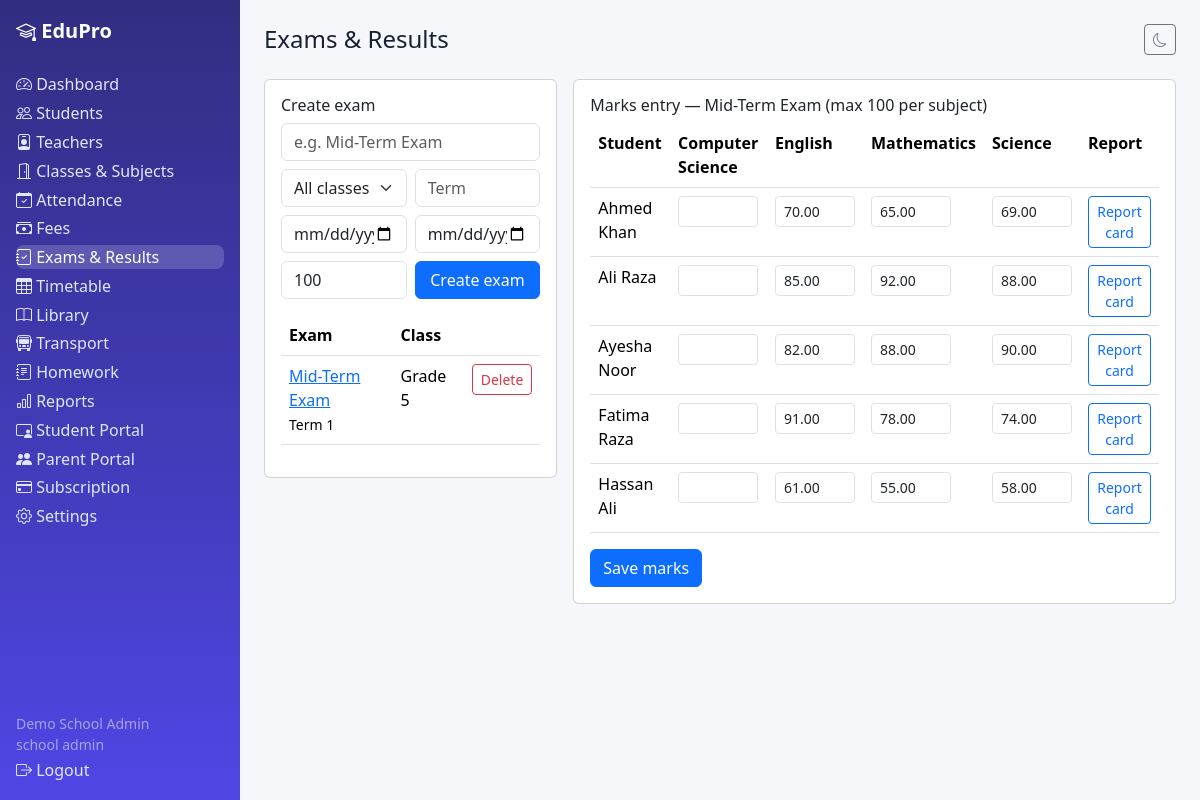
The app's page /exams.php (signed in) with its own data.
### tables this page shows
CREATE TABLE exams (id INT UNSIGNED AUTO_INCREMENT PRIMARY KEY, tenant_id INT UNSIGNED NOT NULL, name VARCHAR(120) NOT NULL, class_id INT UNSIGNED NULL, term VARCHAR(60) NULL, start_date DATE NULL, end_date DATE NULL, max_marks INT NOT NULL DEFAULT 100, created_at DATETIME NOT NULL DEFAULT CURRENT_TIMESTAMP, FOREIGN KEY(tenant_id) REFERENCES tenants(id) ON DELETE CASCADE, FOREIGN KEY(class_id) REFERENCES classes(id) ON DELETE SET NULL);

CREATE TABLE classes (id INT UNSIGNED AUTO_INCREMENT PRIMARY KEY, tenant_id INT UNSIGNED NOT NULL, name VARCHAR(80) NOT NULL, numeric_name INT NOT NULL DEFAULT 0, class_teacher_id INT UNSIGNED NULL, created_at DATETIME NOT NULL DEFAULT CURRENT_TIMESTAMP, INDEX idx_class_tenant(tenant_id), FOREIGN KEY(tenant_id) REFERENCES tenants(id) ON DELETE CASCADE, FOREIGN KEY(class_teacher_id) REFERENCES teachers(id) ON DELETE SET NULL);

CREATE TABLE subjects (id INT UNSIGNED AUTO_INCREMENT PRIMARY KEY, tenant_id INT UNSIGNED NOT NULL, class_id INT UNSIGNED NULL, name VARCHAR(80) NOT NULL, code VARCHAR(20) NULL, INDEX idx_subj_tenant(tenant_id), FOREIGN KEY(tenant_id) REFERENCES tenants(id) ON DELETE CASCADE, FOREIGN KEY(class_id) REFERENCES classes(id) ON DELETE SET NULL);

CREATE TABLE students (id INT UNSIGNED AUTO_INCREMENT PRIMARY KEY, tenant_id INT UNSIGNED NOT NULL, user_id INT UNSIGNED NULL, admission_no VARCHAR(40) NOT NULL, first_name VARCHAR(80) NOT NULL, last_name VARCHAR(80) NOT NULL DEFAULT '', gender ENUM('male','female','other') NOT NULL DEFAULT 'male', date_of_birth DATE NULL, class_id INT UNSIGNED NULL, section_id INT UNSIGNED NULL, category VARCHAR(40) NOT NULL DEFAULT 'general', guardian_name VARCHAR(120) NULL, guardian_phone VARCHAR(40) NULL, guardian_email VARCHAR(190) NULL, address VARCHAR(255) NULL, status ENUM('active','transferred','graduated','suspended') NOT NULL DEFAULT 'active', created_at DATETIME NOT NULL DEFAULT CURRENT_TIMESTAMP, UNIQUE KEY uq_student_adm(tenant_id,admission_no), INDEX idx_stu_tenant(tenant_id), INDEX idx_stu_class(class_id), FOREIGN KEY(tenant_id) REFERENCES tenants(id) ON DELETE CASCADE, FOREIGN KEY(class_id) REFERENCES classes(id) ON DELETE SET NULL, FOREIGN KEY(section_id) REFERENCES sections(id) ON DELETE SET NULL);

### includes/functions.php (called while the page is built, shortened)
<?php
function e(?string $v): string { return htmlspecialchars($v ?? '', ENT_QUOTES, 'UTF-8'); }
function current_user(): ?array { return $_SESSION['user'] ?? null; }
function tenant_id(): ?int { $u = current_user(); return isset($u['tenant_id']) && $u['tenant_id'] !== null ? (int)$u['tenant_id'] : null; }

### includes/auth.php (called while the page is built, shortened)
<?php
require_once __DIR__ . '/functions.php';
function require_tenant(): int {
    $t = tenant_id();
    return $t;
}

### exams.php (the view, shortened to what this page needs)
<?php require_once __DIR__ . '/includes/auth.php'; $pdo=db(); $tid=require_tenant();
$classes=$pdo->query("SELECT * FROM classes WHERE tenant_id=$tid ORDER BY numeric_name")->fetchAll();
$exams=$pdo->query("SELECT e.*,c.name class_name FROM exams e LEFT JOIN classes c ON c.id=e.class_id WHERE e.tenant_id=$tid ORDER BY e.id DESC")->fetchAll();
$examId=(int)($_GET['exam_id']??($exams[0]['id']??0)); $exam=null; foreach($exams as $e) if($e['id']==$examId) $exam=$e;
$students=[];$subjects=[];$marks=[];
if($exam){ $s=$pdo->prepare('SELECT * FROM students WHERE tenant_id=? AND (? IS NULL OR class_id=?) AND status="active" ORDER BY first_name'); $s->execute([$tid,$exam['class_id'],$exam['class_id']]); $students=$s->fetchAll();
 $s=$pdo->prepare('SELECT * FROM subjects WHERE tenant_id=? AND (class_id IS NULL OR class_id=?) ORDER BY name'); $s->execute([$tid,$exam['class_id']]); $subjects=$s->fetchAll();
 $s=$pdo->prepare('SELECT * FROM exam_marks WHERE tenant_id=? AND exam_id=?'); $s->execute([$tid,$examId]); foreach($s->fetchAll() as $m) $marks[$m['student_id'].'_'.$m['subject_id']]=$m['marks_obtained']; }
include __DIR__ . '/includes/header.php'; ?>
<div class="row g-3"><div class="col-lg-4"><div class="card p-3"><h6>Create exam</h6><form method="post" class="row g-2"><?= csrf_field() ?><input type="hidden" name="action" value="exam">
<div class="col-md-12"><input class="form-control" name="name" placeholder="e.g. Mid-Term Exam" required></div>
<div class="col-md-6"><select class="form-select" name="class_id"><option value="">All classes</option><?php foreach($classes as $c): ?><option value="<?= $c['id'] ?>"><?= e($c['name']) ?></option><?php endforeach; ?></select></div>
<div class="col-md-6"><input class="form-control" name="term" placeholder="Term"></div>
<div class="col-md-6"><input class="form-control" type="date" name="start_date"></div><div class="col-md-6"><input class="form-control" type="date" name="end_date"></div>
<div class="col-md-6"><input class="form-control" type="number" name="max_marks" value="100"></div>
<div class="col-md-6"><button class="btn btn-primary w-100">Create exam</button></div></form>
<table class="table mt-3"><tr><th>Exam</th><th>Class</th><th></th></tr><?php foreach($exams as $e): ?><tr><td><a href="?exam_id=<?= $e['id'] ?>"><?= e($e['name']) ?></a><br><small><?= e($e['term']??'') ?></small></td><td><?= e($e['class_name']??'All') ?></td><td><form method="post"><?= csrf_field() ?><input type="hidden" name="action" value="exam_delete"><input type="hidden" name="id" value="<?= $e['id'] ?>"><button class="btn btn-sm btn-outline-danger">Delete</button></form></td></tr><?php endforeach; ?></table></div></div>
<div class="col-lg-8">
<?php if($exam && $students && $subjects): ?><div class="card p-3"><h6>Marks entry — <?= e($exam['name']) ?> (max <?= $exam['max_marks'] ?> per subject)</h6>
<form method="post"><?= csrf_field() ?><input type="hidden" name="action" value="marks"><input type="hidden" name="exam_id" value="<?= $examId ?>">
<div class="table-responsive"><table class="table"><tr><th>Student</th><?php foreach($subjects as $sub): ?><th><?= e($sub['name']) ?></th><?php endforeach; ?><th>Report</th></tr>
<?php foreach($students as $st): ?><tr><td><?= e($st['first_name'].' '.$st['last_name']) ?></td><?php foreach($subjects as $sub): $k=$st['id'].'_'.$sub['id']; ?><td><input class="form-control form-control-sm" type="number" step="any" min="0" max="<?= $exam['max_marks'] ?>" name="marks[<?= $k ?>]" value="<?= e($marks[$k]??'') ?>" style="width:80px"></td><?php endforeach; ?><td><a class="btn btn-sm btn-outline-primary" href="?exam_id=<?= $examId ?>&report_student=<?= $st['id'] ?>">Report card</a></td></tr><?php endforeach; ?></table></div>
<button class="btn btn-primary">Save marks</button></form></div>
<?php elseif($exam): ?><div class="alert alert-info">Add students and subjects for this class first to enter marks.</div><?php endif; ?>
</div></div>
<?php include __DIR__ . '/includes/footer.php'; ?>

### assets/css/style.css (style rules this page uses)
:root { --brand:#4f46e5;--bg:#f6f7fb;--card:#fff;--text:#172033 }
body { background:var(--bg);color:var(--text);font-family:system-ui,-apple-system,"Segoe UI",Roboto,sans-serif }

### records on screen
exams: name "Mid-Term Exam", term "Term 1", class.name "Grade 5", max_marks "100"
subjects: name "Computer Science"
subjects: name "English"
subjects: name "Mathematics"
subjects: name "Science"
students: first_name+last_name "Ahmed Khan", id "70.00", id "65.00", id "69.00"
students: first_name+last_name "Ali Raza", id "85.00", id "92.00", id "88.00"
students: first_name+last_name "Ayesha Noor", id "82.00", id "88.00", id "90.00"
students: first_name+last_name "Fatima Raza", id "91.00", id "78.00", id "74.00"
students: first_name+last_name "Hassan Ali", id "61.00", id "55.00", id "58.00"

### other values on screen
$l "Dashboard"
$l "Students"
$l "Teachers"
$l "Classes & Subjects"
$l "Attendance"
$l "Fees"
$l "Exams & Results"
$l "Timetable"
$l "Library"
$l "Transport"
$l "Homework"
$l "Reports"
$l "Student Portal"
$l "Parent Portal"
$l "Subscription"
